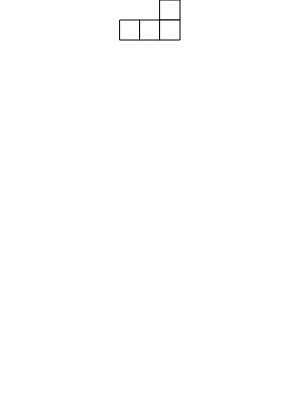
Frame 1 (no input)
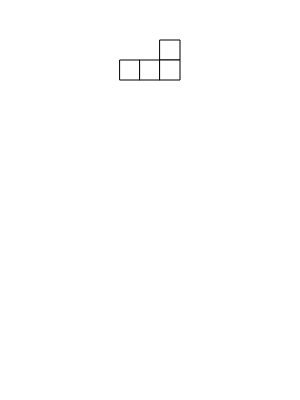
Frame 60 (no input)
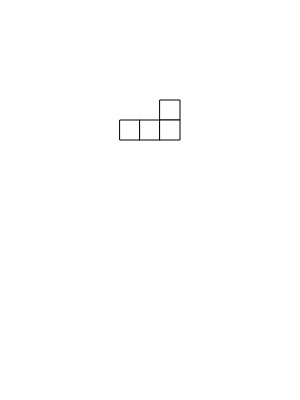
Frame 120 (the mouse pressed at the canvas centre since frame 60)

The p5.js sketch that drew these frames (run headless with seeded random() and noise() and a simulated clock; from frame 60 on, the mouse is pressed at the canvas centre):

// p5.js sketch
// ── sketch.js
/**
 * This is only a partial implementation of Tetris
 * Just enough has been completed to demonstrate the collision detection approach
 * Rotate by pressing "w". Move left / right using "a" and "d"
 */

const shapes = ["i", "o", "t", "s", "z", "j", "l"];
let currentShape;
let nextShapeName;
let dropRate = 20;
let grid;

function setup() {
    createCanvas(300, 400);
    setupGrid();
    queueShape();
}

function draw() {
    background(255);
    grid.draw();
    currentShape.draw();
    if (frameCount % dropRate === 0) {
        currentShape.move();
        if (currentShape.getState() === Tetromino.STOP) {
            addToGrid();
            queueShape();
        }
    }
}

function keyPressed() {
    switch (key) {
        case "a":
            currentShape.setState(Tetromino.LEFT);
            currentShape.move();
            break;
        case "d":
            currentShape.setState(Tetromino.RIGHT);
            currentShape.move();
            break;
        case "w":
            currentShape.rotateRight();
            break;
        case "s":
            // Not implemented
            currentShape.setState(Tetromino.FAST_DROP);
            break;
    }
}


/**
 * Add the current shape to the grid storing placed shaped
 */
function addToGrid() {
    // Get the location of the shape
    const x = currentShape.getX();
    const y = currentShape.getY();
    const shapeCells = currentShape.getCells();
    // Work out the grid row and column of the shape
    const startRow = Math.floor(y / Grid.CELL_SIZE);
    const startCol = Math.floor(x / Grid.CELL_SIZE);
    // Copy the filled cells from the shape to the grid
    for (let r = startRow; r < startRow + shapeCells.length; r++) {
        for (let c = startCol; c < startCol + shapeCells[0].length; c++) {
            if (shapeCells[r - startRow][c - startCol] === 1) {
                grid.fillCell(r, c);
            }
        }
    }
}


/**
 * Create a new shape from the queue. 
 */
function queueShape() {
    currentShape = makeShape(chooseRandomShape());
    currentShape.setState(Tetromino.DROP);
    nextShapeName = chooseRandomShape();
}


/**
 * Makes a new shape
 * @param {string} name The name of the Tetronimo shape
 * @returns {Tetronimo} A new Tetronimo of the appropriate sub class
 */
function makeShape(name) {
    switch (name) {
        case "i":
            return new I(120, 0, grid);
        case "o":
            return new O(120, 0, grid);
        case "t":
            return new T(120, 0, grid);
        case "s":
            return new S(120, 0, grid);
        case "z":
            return new Z(120, 0, grid);
        case "j":
            return new J(120, 0, grid);
        case "l":
            return new L(120, 0, grid);
    }
}


/**
 * Randomly choose a shape type from the shapes array
 * @returns {string} The randomly selected shape name
 */
function chooseRandomShape() {
    // Choose a random index in the shapes array
    const index = Math.floor(Math.random() * shapes.length);
    return shapes[index];
}


/**
 * Creates the background grid
 */
function setupGrid() {
    const cells = []
    const rows = height / Grid.CELL_SIZE;
    const cols = width / Grid.CELL_SIZE;
    for (let r = 0; r < rows; r++) {
        cells[r] = [];
        for (let c = 0; c < cols; c++) {
            cells[r][c] = 0;
        }
    }
    grid = new Grid(0, 0, cells);
    
}
// ── 3star.html
<!DOCTYPE html>
<html lang="en">
  <head>
    <meta charset="utf-8" />
    <meta name="viewport" content="width=device-width, initial-scale=1.0">

    <title>PDM2 - W4P2 - 3 Star Solution</title>

    <link rel="stylesheet" type="text/css" href="./lib/main-styles.css">

    <script src="./lib/libraries/p5.min.js"></script>
  </head>

  <body>
    <h1>3 Star Exercise Solution</h1>
    <script src="blocks.js"></script>
    <script src="sketch.js"></script>
  </body>
</html>

// ── blocks.js
class Grid {
    static CELL_SIZE = 20;
    #x;
    #y;
    #cells;

    /**
     * Creates a new Grid
     * @param {number} x The x coordinate of the top left corner
     * @param {number} y The y coordinate of the top left corner
     * @param {number[][]} cells A matrix storing the initial contents of the 
     * grid cells. 0 indicates an empty cell. 1 indicates an occupied cell
     */
    constructor(x, y, cells) {
        this.#x = x;
        this.#y = y;
        this.#cells = cells;
    }

    /**
     * Get the Grid x coordinate
     * @returns {number}
     */
    getX() {
        return this.#x;
    }

    /**
     * Sets the Grid x coordinate
     * @param {number} newX 
     */
    setX(newX) {
        this.#x = newX;
    }

    /**
     * Get the Grid y coordinate
     * @returns {number}
     */
    getY() {
        return this.#y;
    }

    /**
     * Sets the Grid y coordinate
     * @param {number} newY 
     */
    setY(newY) {
        this.#y = newY;
    }


    /**
     * Gets the grid cells
     * @returns {number[][]}
     */
    getCells() {
        return this.#cells;
    }

    /**
     * Sets the grid cells
     * @param {number[][]} newCells 
     */
    setCells(newCells) {
        this.#cells = newCells;
    }

    /**
     * Marks the given grid cell as occupied by setting its contents to 1
     * @param {number} row 
     * @param {number} col 
     */
    fillCell(row, col) {
        this.#cells[row][col] = 1;
    }

    /**
     * Checks if the grid cell at the given x, y coordinate is occupied
     * @param {number} x 
     * @param {number} y 
     * @returns {boolean}
     */
    isOccupiedAtPoint(x, y) {
        const gridW = this.#cells[0].length * Grid.CELL_SIZE;
        const gridH = this.#cells.length * Grid.CELL_SIZE;
        if (x < this.#x || x >= this.#x + gridW || y < this.#y || y >= this.#y + gridH) {
            return true;
        }
        else {
            const row = Math.floor((y - this.#y) / Grid.CELL_SIZE);
            const col = Math.floor((x - this.#x) / Grid.CELL_SIZE);
            return this.#cells[row][col] === 1;
        }
    }

    /**
     * Checks if this grid overlaps with another
     * @param {Grid} other 
     */
    isOverlapping(other) {
        // Check each cell starting with the bottom row (collisions are more likely at the bottom of a piece)
        for (let row = this.#cells.length - 1; row >= 0; row--) {
            for (let col = 0; col < this.#cells[row].length; col++) {
                if (this.#cells[row][col] === 1
                    && other.isOccupiedAtPoint(this.#x + Grid.CELL_SIZE * col, this.#y + Grid.CELL_SIZE * row)) {
                    return true;
                }
            }
        }
        return false;
    }

    /**
     * Draw the grid
     */
    draw() {
        for (let row = 0; row < this.#cells.length; row++) {
            for (let col = 0; col < this.#cells[row].length; col++) {
                if (this.#cells[row][col] === 1) {
                    square(this.getX() + Grid.CELL_SIZE * col, this.getY() + Grid.CELL_SIZE * row, Grid.CELL_SIZE);
                }
            }
        }
    }

}


/**
 * Parent class for all Tetromino shapes.
 */
class Tetromino extends Grid {
    static LEFT = "left";
    static RIGHT = "right";
    static DROP = "drop";
    static FAST_DROP = "fast drop";
    static STOP = "stop";
    #state = Tetromino.STOP;
    #target;

    /**
     * Creates a new Tetromino
     * @param {number} x The x coordinate of the Tetromino
     * @param {number} y The y coordinate of the Tetromino
     * @param {number[][]} blocks A matrix describing the layout of blocks in the Tetromino
     * @param {Grid} targetGrid The Grid storing placed Tetrominoes
     */
    constructor(x, y, blocks, targetGrid) {
        super(x, y, blocks);
        this.#target = targetGrid;
    }

    /**
     * Rotate the shape
     */
    rotateRight() {
        // transpose the blocks array
        /**
         * Example - before
         * 0 1 2 3
         * 4 5 6 7
         * 8 9 0 1
         * 
         * after
         * 8 4 0
         * 9 5 1
         * 0 6 2
         * 1 7 3
         */
        const cells = this.getCells();
        const transposed = [];
        // The number of rows in the transposed array will be the number of columns in the existing array
        const transposedRows = cells[0].length;
        // The number of columns in the transposed array will be the number of rows in the existing array
        const transposedCols = cells.length;
        for (let row = 0; row < transposedRows; row++) {
            // Add an empty row in the transposed array
            transposed.push([]);
            for (let col = 0; col < transposedCols; col++) {
                transposed[row][col] = cells[col][transposedRows - row - 1];
            }
        }
        this.setCells(transposed);
        if (this.isOverlapping(this.#target)) {
            // If the rotation put the shape in a blocked position, undo
            this.setCells(cells);
        }
    }

    /**
     * Move the shape
     */
    move() {
        switch (this.#state) {
            case Tetromino.DROP:
            case Tetromino.FAST_DROP:
                this.tryMove(0, Grid.CELL_SIZE);
                break;
            case Tetromino.LEFT:
                this.tryMove(-Grid.CELL_SIZE, 0);
                this.#state = Tetromino.DROP;
                break;
            case Tetromino.RIGHT:
                this.tryMove(Grid.CELL_SIZE, 0);
                this.#state = Tetromino.DROP;
                break
        }
    }

    /**
     * Gets the Tetromino state
     * @returns {string} A string describing the piece's movement
     */
    getState() {
        return this.#state;
    }

    /**
     * Sets the Tetromino state
     * @param {string} newState 
     */
    setState(newState) {
        this.#state = newState;
    }

    /**
     * Tries moving the Tetromino by the given amounts. If the movement is blocked 
     * by already placed pieces or the bottom of the canvas, the movement is reversed.
     * @param {number} xDelta The amount to move on the x axis (in pixels)
     * @param {number} yDelta The amount to move on the y axis (in pixels)
     */
    tryMove(xDelta, yDelta) {
        // if moving horizontally as well as down, check horizontal and vertical moves separately
        if (xDelta !== 0) {
            this.setX(this.getX() + xDelta);
            if (this.isOverlapping(this.#target)) {
                // undo the move but don't change mode 
                this.setX(this.getX() - xDelta);
            }
        }
        this.setY(this.getY() + yDelta);
        if (this.isOverlapping(this.#target)) {
            // undo the move and change mode 
            this.setY(this.getY() - yDelta);
            this.#state = Tetromino.STOP;
        }
    }
    
}

class I extends Tetromino {

    /**
     * Creates a new I Tetromino
     * @param {number} x 
     * @param {number} y 
     * @param {Grid} target 
     */
    constructor(x, y, target) {
        const matrix = [
            [1, 1, 1, 1]
        ];
        super(x, y, matrix, target);
    }
}


class O extends Tetromino {

    /**
     * Creates a new O Tetromino
     * @param {number} x 
     * @param {number} y 
     * @param {Grid} target 
     */
    constructor(x, y, target)  {
        const matrix = [
            [1, 1],
            [1, 1]
        ];
        super(x, y, matrix, target);
    }
}

class T extends Tetromino {

    /**
     * Creates a new T Tetromino
     * @param {number} x 
     * @param {number} y 
     * @param {Grid} target 
     */
    constructor(x, y, target)  {
        const matrix = [
            [1, 1, 1],
            [0, 1, 0]
        ];
        super(x, y, matrix, target);
    }
}

class S extends Tetromino {

    /**
     * Creates a new S Tetromino
     * @param {number} x 
     * @param {number} y 
     * @param {Grid} target 
     */
    constructor(x, y, target)  {
        const matrix = [
            [0, 1, 1],
            [1, 1, 0]
        ];
        super(x, y, matrix, target);
    }
}

class Z extends Tetromino {

    /**
     * Creates a new Z Tetromino
     * @param {number} x 
     * @param {number} y 
     * @param {Grid} target 
     */
    constructor(x, y, target)  {
        const matrix = [
            [1, 1, 0],
            [0, 1, 1]
        ];
        super(x, y, matrix, target);
    }
}

class J extends Tetromino {

    /**
     * Creates a new J Tetromino
     * @param {number} x 
     * @param {number} y 
     * @param {Grid} target 
     */
    constructor(x, y, target)  {
        const matrix = [
            [1, 0, 0],
            [1, 1, 1]
        ];
        super(x, y, matrix, target);
    }
}

class L extends Tetromino {

    /**
     * Creates a new L Tetromino
     * @param {number} x 
     * @param {number} y 
     * @param {Grid} target 
     */
    constructor(x, y, target)  {
        const matrix = [
            [0, 0, 1],
            [1, 1, 1]
        ];
        super(x, y, matrix, target);
    }
}
